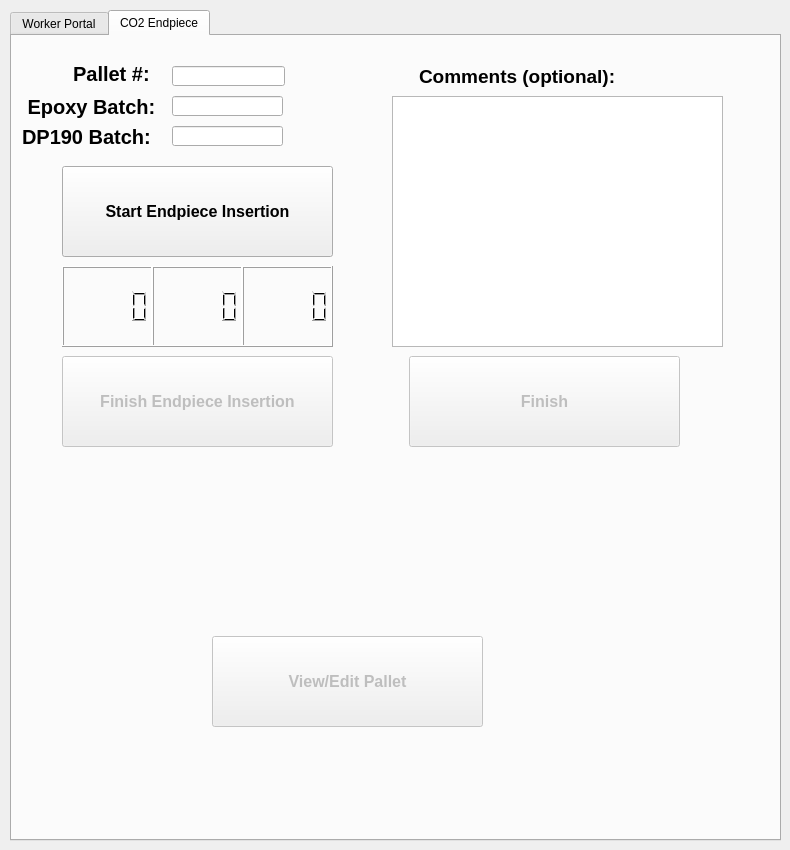
<?xml version="1.0" encoding="UTF-8"?>
<ui version="4.0">
 <class>MainWindow</class>
 <widget class="QMainWindow" name="MainWindow">
  <property name="geometry">
   <rect>
    <x>0</x>
    <y>0</y>
    <width>790</width>
    <height>850</height>
   </rect>
  </property>
  <property name="windowTitle">
   <string>MainWindow</string>
  </property>
  <widget class="QWidget" name="centralWidget">
   <widget class="QWidget" name="widget" native="true">
    <property name="geometry">
     <rect>
      <x>90</x>
      <y>530</y>
      <width>120</width>
      <height>80</height>
     </rect>
    </property>
   </widget>
   <widget class="QTabWidget" name="tabWidget">
    <property name="geometry">
     <rect>
      <x>10</x>
      <y>10</y>
      <width>771</width>
      <height>831</height>
     </rect>
    </property>
    <property name="tabShape">
     <enum>QTabWidget::Rounded</enum>
    </property>
    <property name="currentIndex">
     <number>1</number>
    </property>
    <property name="tabsClosable">
     <bool>false</bool>
    </property>
    <widget class="QWidget" name="tab">
     <attribute name="title">
      <string>Worker Portal</string>
     </attribute>
     <widget class="QPushButton" name="portal1">
      <property name="geometry">
       <rect>
        <x>80</x>
        <y>120</y>
        <width>231</width>
        <height>41</height>
       </rect>
      </property>
      <property name="font">
       <font>
        <weight>75</weight>
        <bold>true</bold>
       </font>
      </property>
      <property name="text">
       <string>Log In</string>
      </property>
      <attribute name="buttonGroup">
       <string notr="true">PortalButtons</string>
      </attribute>
     </widget>
     <widget class="QLabel" name="label">
      <property name="geometry">
       <rect>
        <x>80</x>
        <y>60</y>
        <width>81</width>
        <height>16</height>
       </rect>
      </property>
      <property name="text">
       <string>Current Worker:</string>
      </property>
     </widget>
     <widget class="QLabel" name="label_2">
      <property name="geometry">
       <rect>
        <x>490</x>
        <y>60</y>
        <width>81</width>
        <height>16</height>
       </rect>
      </property>
      <property name="text">
       <string>Current Worker:</string>
      </property>
     </widget>
     <widget class="QPushButton" name="portal4">
      <property name="geometry">
       <rect>
        <x>490</x>
        <y>370</y>
        <width>231</width>
        <height>41</height>
       </rect>
      </property>
      <property name="font">
       <font>
        <weight>75</weight>
        <bold>true</bold>
       </font>
      </property>
      <property name="text">
       <string>Log In</string>
      </property>
      <attribute name="buttonGroup">
       <string notr="true">PortalButtons</string>
      </attribute>
     </widget>
     <widget class="QLabel" name="label_3">
      <property name="geometry">
       <rect>
        <x>90</x>
        <y>310</y>
        <width>81</width>
        <height>16</height>
       </rect>
      </property>
      <property name="text">
       <string>Current Worker:</string>
      </property>
     </widget>
     <widget class="QPushButton" name="portal2">
      <property name="geometry">
       <rect>
        <x>490</x>
        <y>120</y>
        <width>231</width>
        <height>41</height>
       </rect>
      </property>
      <property name="font">
       <font>
        <weight>75</weight>
        <bold>true</bold>
       </font>
      </property>
      <property name="text">
       <string>Log In</string>
      </property>
      <attribute name="buttonGroup">
       <string notr="true">PortalButtons</string>
      </attribute>
     </widget>
     <widget class="QPushButton" name="portal3">
      <property name="geometry">
       <rect>
        <x>90</x>
        <y>370</y>
        <width>231</width>
        <height>41</height>
       </rect>
      </property>
      <property name="font">
       <font>
        <weight>75</weight>
        <bold>true</bold>
       </font>
      </property>
      <property name="text">
       <string>Log In</string>
      </property>
      <attribute name="buttonGroup">
       <string notr="true">PortalButtons</string>
      </attribute>
     </widget>
     <widget class="QLabel" name="label_4">
      <property name="geometry">
       <rect>
        <x>490</x>
        <y>310</y>
        <width>81</width>
        <height>16</height>
       </rect>
      </property>
      <property name="text">
       <string>Current Worker:</string>
      </property>
     </widget>
     <widget class="QFrame" name="frame">
      <property name="geometry">
       <rect>
        <x>80</x>
        <y>80</y>
        <width>231</width>
        <height>41</height>
       </rect>
      </property>
      <property name="autoFillBackground">
       <bool>false</bool>
      </property>
      <property name="styleSheet">
       <string notr="true">background : rgb(255, 255, 255);
border-style : solid;
border-color: rgb(170, 255, 255);
border-width : 2px;</string>
      </property>
      <property name="frameShape">
       <enum>QFrame::StyledPanel</enum>
      </property>
      <property name="frameShadow">
       <enum>QFrame::Raised</enum>
      </property>
      <widget class="QLabel" name="Current_worker1">
       <property name="geometry">
        <rect>
         <x>0</x>
         <y>0</y>
         <width>231</width>
         <height>41</height>
        </rect>
       </property>
       <property name="font">
        <font>
         <pointsize>16</pointsize>
         <weight>75</weight>
         <bold>true</bold>
        </font>
       </property>
       <property name="text">
        <string/>
       </property>
      </widget>
     </widget>
     <widget class="QFrame" name="frame_2">
      <property name="geometry">
       <rect>
        <x>490</x>
        <y>80</y>
        <width>231</width>
        <height>41</height>
       </rect>
      </property>
      <property name="autoFillBackground">
       <bool>false</bool>
      </property>
      <property name="styleSheet">
       <string notr="true">background : rgb(255, 255, 255);
border-style : solid;
border-color: rgb(170, 255, 255);
border-width : 2px;</string>
      </property>
      <property name="frameShape">
       <enum>QFrame::StyledPanel</enum>
      </property>
      <property name="frameShadow">
       <enum>QFrame::Raised</enum>
      </property>
      <widget class="QLabel" name="Current_worker2">
       <property name="geometry">
        <rect>
         <x>0</x>
         <y>0</y>
         <width>231</width>
         <height>41</height>
        </rect>
       </property>
       <property name="font">
        <font>
         <pointsize>16</pointsize>
         <weight>75</weight>
         <bold>true</bold>
        </font>
       </property>
       <property name="text">
        <string/>
       </property>
      </widget>
     </widget>
     <widget class="QFrame" name="frame_3">
      <property name="geometry">
       <rect>
        <x>90</x>
        <y>330</y>
        <width>231</width>
        <height>41</height>
       </rect>
      </property>
      <property name="autoFillBackground">
       <bool>false</bool>
      </property>
      <property name="styleSheet">
       <string notr="true">background : rgb(255, 255, 255);
border-style : solid;
border-color: rgb(170, 255, 255);
border-width : 2px;</string>
      </property>
      <property name="frameShape">
       <enum>QFrame::StyledPanel</enum>
      </property>
      <property name="frameShadow">
       <enum>QFrame::Raised</enum>
      </property>
      <widget class="QLabel" name="Current_worker3">
       <property name="geometry">
        <rect>
         <x>0</x>
         <y>0</y>
         <width>231</width>
         <height>41</height>
        </rect>
       </property>
       <property name="font">
        <font>
         <pointsize>16</pointsize>
         <weight>75</weight>
         <bold>true</bold>
        </font>
       </property>
       <property name="text">
        <string/>
       </property>
      </widget>
     </widget>
     <widget class="QFrame" name="frame_4">
      <property name="geometry">
       <rect>
        <x>490</x>
        <y>330</y>
        <width>231</width>
        <height>41</height>
       </rect>
      </property>
      <property name="autoFillBackground">
       <bool>false</bool>
      </property>
      <property name="styleSheet">
       <string notr="true">background : rgb(255, 255, 255);
border-style : solid;
border-color: rgb(170, 255, 255);
border-width : 2px;</string>
      </property>
      <property name="frameShape">
       <enum>QFrame::StyledPanel</enum>
      </property>
      <property name="frameShadow">
       <enum>QFrame::Raised</enum>
      </property>
      <widget class="QLabel" name="Current_worker4">
       <property name="geometry">
        <rect>
         <x>0</x>
         <y>0</y>
         <width>231</width>
         <height>41</height>
        </rect>
       </property>
       <property name="font">
        <font>
         <pointsize>16</pointsize>
         <weight>75</weight>
         <bold>true</bold>
        </font>
       </property>
       <property name="text">
        <string/>
       </property>
      </widget>
     </widget>
    </widget>
    <widget class="QWidget" name="tab_2">
     <attribute name="title">
      <string>CO2 Endpiece</string>
     </attribute>
     <widget class="QLabel" name="label_6">
      <property name="geometry">
       <rect>
        <x>50</x>
        <y>30</y>
        <width>111</width>
        <height>16</height>
       </rect>
      </property>
      <property name="font">
       <font>
        <pointsize>15</pointsize>
        <weight>75</weight>
        <bold>true</bold>
       </font>
      </property>
      <property name="text">
       <string>  Pallet #:</string>
      </property>
     </widget>
     <widget class="QLineEdit" name="palletNumInput">
      <property name="geometry">
       <rect>
        <x>160</x>
        <y>30</y>
        <width>113</width>
        <height>20</height>
       </rect>
      </property>
      <property name="text">
       <string/>
      </property>
     </widget>
     <widget class="QLineEdit" name="epoxyBatchInput">
      <property name="geometry">
       <rect>
        <x>160</x>
        <y>60</y>
        <width>111</width>
        <height>20</height>
       </rect>
      </property>
      <property name="text">
       <string/>
      </property>
     </widget>
     <widget class="QLabel" name="label_7">
      <property name="geometry">
       <rect>
        <x>10</x>
        <y>50</y>
        <width>141</width>
        <height>41</height>
       </rect>
      </property>
      <property name="font">
       <font>
        <pointsize>15</pointsize>
        <weight>75</weight>
        <bold>true</bold>
       </font>
      </property>
      <property name="text">
       <string> Epoxy Batch:</string>
      </property>
     </widget>
     <widget class="QPushButton" name="start">
      <property name="geometry">
       <rect>
        <x>50</x>
        <y>130</y>
        <width>271</width>
        <height>91</height>
       </rect>
      </property>
      <property name="font">
       <font>
        <pointsize>12</pointsize>
        <weight>75</weight>
        <bold>true</bold>
       </font>
      </property>
      <property name="text">
       <string>Start Endpiece Insertion</string>
      </property>
     </widget>
     <widget class="QLCDNumber" name="hour_disp">
      <property name="geometry">
       <rect>
        <x>50</x>
        <y>230</y>
        <width>91</width>
        <height>81</height>
       </rect>
      </property>
     </widget>
     <widget class="QLCDNumber" name="min_disp">
      <property name="geometry">
       <rect>
        <x>140</x>
        <y>230</y>
        <width>91</width>
        <height>81</height>
       </rect>
      </property>
     </widget>
     <widget class="QLCDNumber" name="sec_disp">
      <property name="geometry">
       <rect>
        <x>230</x>
        <y>230</y>
        <width>91</width>
        <height>81</height>
       </rect>
      </property>
     </widget>
     <widget class="QPushButton" name="finishInsertion">
      <property name="enabled">
       <bool>false</bool>
      </property>
      <property name="geometry">
       <rect>
        <x>50</x>
        <y>320</y>
        <width>271</width>
        <height>91</height>
       </rect>
      </property>
      <property name="font">
       <font>
        <pointsize>12</pointsize>
        <weight>75</weight>
        <bold>true</bold>
       </font>
      </property>
      <property name="text">
       <string>Finish Endpiece Insertion</string>
      </property>
     </widget>
     <widget class="QPlainTextEdit" name="commentBox">
      <property name="enabled">
       <bool>true</bool>
      </property>
      <property name="geometry">
       <rect>
        <x>380</x>
        <y>60</y>
        <width>331</width>
        <height>251</height>
       </rect>
      </property>
     </widget>
     <widget class="QLabel" name="label_9">
      <property name="geometry">
       <rect>
        <x>407</x>
        <y>30</y>
        <width>231</width>
        <height>21</height>
       </rect>
      </property>
      <property name="font">
       <font>
        <pointsize>14</pointsize>
        <weight>75</weight>
        <bold>true</bold>
       </font>
      </property>
      <property name="text">
       <string>Comments (optional):</string>
      </property>
     </widget>
     <widget class="QPushButton" name="finish">
      <property name="enabled">
       <bool>false</bool>
      </property>
      <property name="geometry">
       <rect>
        <x>397</x>
        <y>320</y>
        <width>271</width>
        <height>91</height>
       </rect>
      </property>
      <property name="font">
       <font>
        <pointsize>12</pointsize>
        <weight>75</weight>
        <bold>true</bold>
       </font>
      </property>
      <property name="text">
       <string>Finish</string>
      </property>
     </widget>
     <widget class="QPushButton" name="viewButton">
      <property name="enabled">
       <bool>false</bool>
      </property>
      <property name="geometry">
       <rect>
        <x>200</x>
        <y>600</y>
        <width>271</width>
        <height>91</height>
       </rect>
      </property>
      <property name="font">
       <font>
        <pointsize>12</pointsize>
        <weight>75</weight>
        <bold>true</bold>
       </font>
      </property>
      <property name="text">
       <string>View/Edit Pallet</string>
      </property>
     </widget>
     <widget class="QLabel" name="label_8">
      <property name="geometry">
       <rect>
        <x>10</x>
        <y>80</y>
        <width>141</width>
        <height>41</height>
       </rect>
      </property>
      <property name="font">
       <font>
        <pointsize>15</pointsize>
        <weight>75</weight>
        <bold>true</bold>
       </font>
      </property>
      <property name="text">
       <string>DP190 Batch:</string>
      </property>
     </widget>
     <widget class="QLineEdit" name="DP190BatchInput">
      <property name="geometry">
       <rect>
        <x>160</x>
        <y>90</y>
        <width>111</width>
        <height>20</height>
       </rect>
      </property>
      <property name="text">
       <string/>
      </property>
     </widget>
    </widget>
   </widget>
  </widget>
 </widget>
 <layoutdefault spacing="6" margin="11"/>
 <resources/>
 <connections/>
 <buttongroups>
  <buttongroup name="PortalButtons"/>
 </buttongroups>
</ui>
